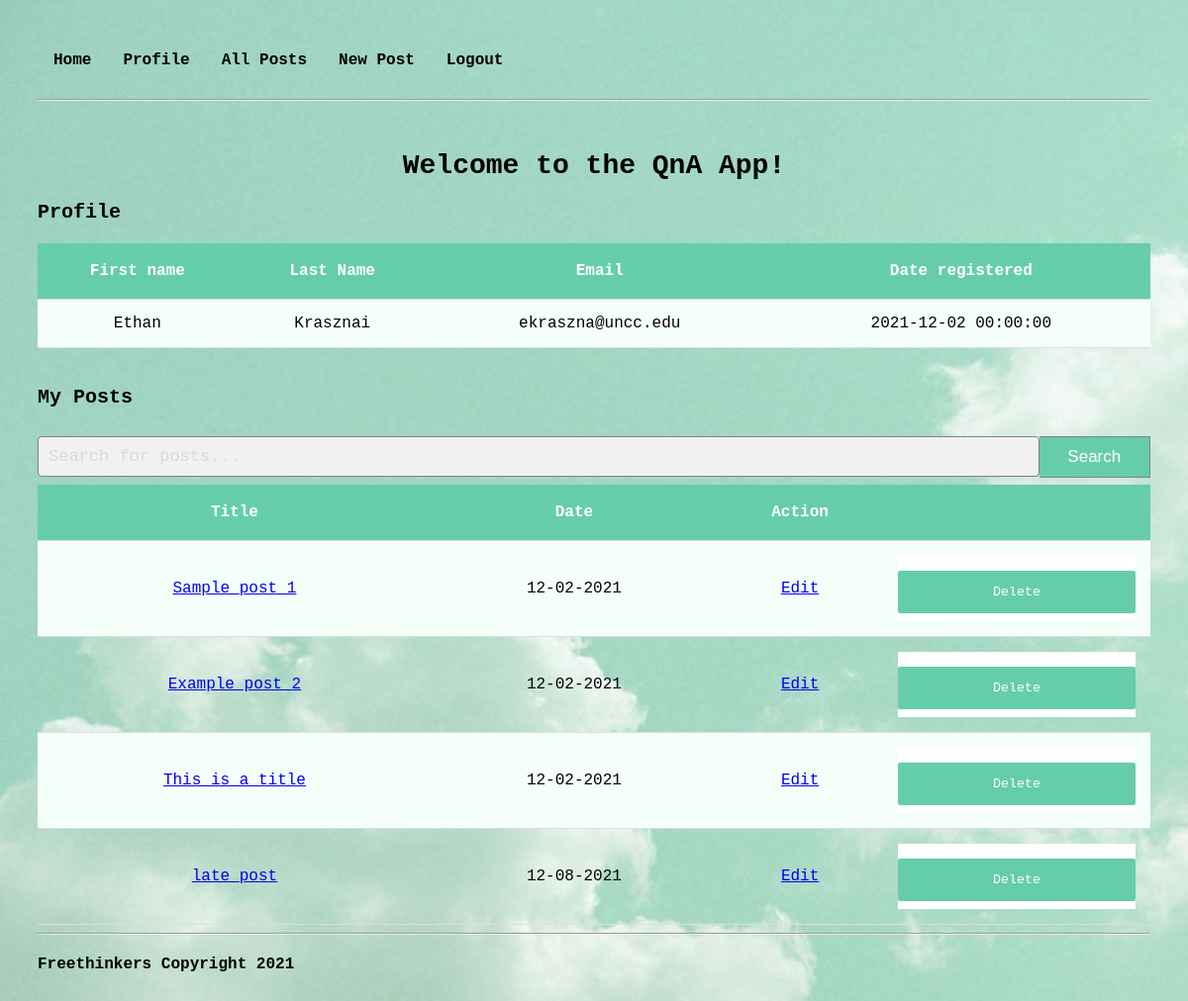
The app's page /profile (signed in) with its own data.
### models.py (models this page shows, shortened)
class User(db.Model):
    id = db.Column("id", db.Integer, primary_key=True)
    first_name = db.Column("first_name", db.String(100))
    last_name = db.Column("last_name", db.String(100))
    email = db.Column("email", db.String(100))
    password = db.Column(db.String(255), nullable=False)
    registered_on = db.Column(db.DateTime, nullable=False)
    posts = db.relationship("Post", backref="user", lazy=True)
    reply = db.relationship("Reply", backref="user", lazy=True)
    liked = db.relationship('PostLike', foreign_keys='PostLike.user_id', backref='user', lazy='dynamic')
    disliked = db.relationship('PostDislike', foreign_keys='PostDislike.user_id', backref='user', lazy='dynamic')

class Post(db.Model):
    id = db.Column("id", db.Integer, primary_key=True)
    title = db.Column("title", db.String(200))
    text = db.Column("text", db.String(100))
    date = db.Column("date", db.String(50))
    user_id = db.Column(db.Integer, db.ForeignKey("user.id"), nullable=False)
    reply = db.relationship("Reply", backref="post", cascade="all, delete-orphan", lazy=True)
    report_total = db.Column("reported", db.Integer, default=0)
    views = db.Column("views", db.Integer, default=0)
    likes = db.relationship('PostLike', backref='post', lazy='dynamic')
    dislikes = db.relationship('PostDislike', backref='post', lazy='dynamic')

### flask_app.py (the view)
@app.route('/profile')
def get_posts():
    if session.get('user'):
        my_posts = db.session.query(Post).filter_by(user_id=session['user_id']).all()
        user = db.session.query(User).filter_by(id=session['user_id']).one()
        return render_template('profile.html', posts=my_posts, user=user)
    else:
        return redirect(url_for('login'))

### templates/profile.html (shortened to what this page needs)
<!DOCTYPE html>
<html lang="en">
<head>
    <link rel="stylesheet" href="{{ url_for('static', filename='main.css') }}">
    <link rel="stylesheet" href="{{ url_for('static', filename='forms.css') }}">
</head>
<header>
    <nav>
        <div class="navigation">
            <a href="{{ url_for('index') }}"> Home</a>
            <a href="{{ url_for('get_posts') }}"> Profile </a>
            <a href="{{ url_for('all_posts') }}"> All Posts </a>
            <a href="{{ url_for('new_post') }}"> New Post </a>
            <a href="{{ url_for('logout') }}">Logout</a>
        </div>
    </nav>
</header>
<br>
<br>
<br>
<hr>
<body>
<h1>Welcome to the QnA App!</h1>
<h3>Profile</h3>
    <table>
        <tr>
            <th>First name</th>
            <th>Last Name</th>
            <th>Email</th>
            <th>Date registered</th>
        </tr>
        {% if user %}
            <tr>
				<td>{{ user.first_name }}</a></td>
				<td>{{ user.last_name }}</td>
				<td>{{ user.email }}</td>
				<td>{{ user.registered_on }}</td>
			</tr>
    </table>
        {% endif %}
    <br>
<h3>My Posts</h3>
<div>
    <input type="text" id="searchInput" placeholder="Search for posts...">
    <button type="submit" id="searchButton" onclick="searchTable()">Search</button>
</div>
<table id="postTable">
    <tr>
        <th onclick="sortTable(0)">Title</th>
        <th onclick="sortTable(1)">Date</th>
        <th>Action</th>
        <th></th>
    </tr>
    {% for post in posts %}
    <tr>
        <td><a href="{{url_for('get_post', post_id=post.id) }}">{{ post.title }}</a></td>
        <td>{{ post.date }}</td>
        <td><a href="{{ url_for('update_post', post_id=post.id) }}">Edit</a></td>
        <td>
            <form action="{{ url_for('delete_post', post_id=post.id) }}" method="post">
                <input type="submit" value="Delete">
            </form>
        </td>
    </tr>
    {% endfor %}
</table>
</body>
<footer id="footer">
    <hr>
    <h4> Freethinkers Copyright 2021</h4>
</footer>
</html>

### static/main.css (style rules this page uses)
body { padding: 30px 30px; background-color:#ACE1AF; background-image: url(mainBackground.jpg); }
h1 { font-family: Consolas, monaco, monospace; font-size: 28px; font-weight:bold; text-align:center; margin-top: 50px; }
h3 { font-family:Consolas, monaco, monospace; font-size: 20px; text-align:left; }
h4 { font-family:Consolas, monaco, monospace; font-size: 16px; text-align:left; color:black; }
#footer { position: relative; bottom: 0; width: 100%; height: 2.5rem; font-family: Consolas, monaco, monospace; }
.navigation a { font-family:Consolas, monaco, monospace; float: left; color: black; text-align: right; padding: 14px 16px; text-decoration: none; font-size: 16px; font-weight: bold; }
input[type=text], select { width: 100%; padding: 12px 20px; margin: 8px 0; display: inline-block; border: 1px solid #ccc; border-radius: 4px; box-sizing: border-box; }
input[type=submit] { width: 100%; background-color: #66CDAA; color: white; padding: 14px 20px; margin: 8px 0; border: none; border-radius: 4px; }
table { font-family:Consolas, monaco, monospace; width: 100%; border-collapse: collapse; }
th { height: 40px; padding: 8px; border-bottom: 1px solid #ddd; }
td { text-align: center; padding: 15px; border-bottom: 1px solid #ddd; }
tr:nth-child(even) { background-color: #f5fffa; }
th { background-color: #66CDAA; color: white; }

### static/forms.css (style rules this page uses)
form { background: white; width: 100%; }
input, textarea { font-family:Consolas, monaco, monospace; width: 100%; padding: 12px 20px; margin: 8px 0; display: inline-block; border: 1px solid #ccc; border-radius: 4px; box-sizing: border-box; }
input[type="text"]::placeholder { color: #d4d9e3; }
input[type="submit"] { background: #66CDAA; border: 0; color: white; border-radius: 2px; margin-top: 15px; font-weight: 400; border: none; transition: all .3s ease-out; }
#searchInput { padding: 10px; font-size: 17px; border: 1px solid grey; float: left; width: 90%; background: #f1f1f1; }
#searchButton { float: left; width: 10%; padding: 10px; margin-top: 8px; background: #66CDAA; color: white; font-size: 17px; border: 1px solid grey; border-left: none; cursor: pointer; }

### records on screen
User: first_name "Ethan", last_name "Krasznai", email "ekraszna@uncc.edu", registered_on "2021-12-02 00:00:00"
Post: title "Sample post 1", date "12-02-2021"
Post: title "Example post 2", date "12-02-2021"
Post: title "This is a title", date "12-02-2021"
Post: title "late post", date "12-08-2021"
